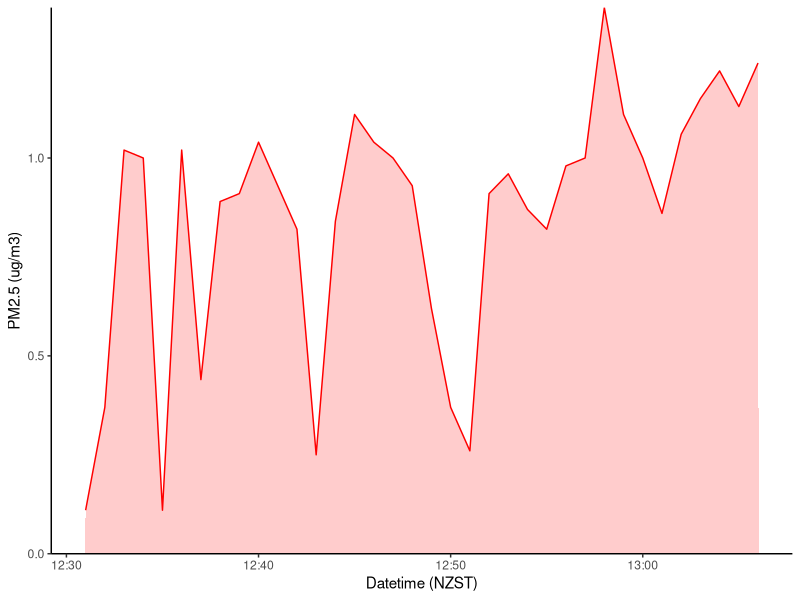

Write R code to recreate this figure.
library(readr)
library(dplyr)
library(lubridate)
library(ggplot2)
library(scales)

data <- read_delim("example-data-ftp/TDC_Unit1_PM25.dat") %>% 
  mutate(NZST_Datetime = ymd_hms(NZST_Datetime), 
         NZDT_Datetime  = ymd_hms(NZDT_Datetime))

ggplot(data, aes(NZST_Datetime, conc)) + 
  geom_area(color = "red", fill = "red", alpha = 0.2) + 
  theme_classic() + 
  labs(x = "Datetime (NZST)", y = "PM2.5 (ug/m3)") +
  scale_x_datetime(breaks = pretty_breaks()) + 
  scale_y_continuous(expand = c(0, 0))